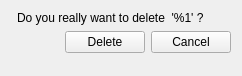
<?xml version="1.0" encoding="UTF-8"?>
<ui version="4.0">
 <class>category_delete_form</class>
 <widget class="QWidget" name="category_delete_form">
  <property name="windowModality">
   <enum>Qt::ApplicationModal</enum>
  </property>
  <property name="geometry">
   <rect>
    <x>0</x>
    <y>0</y>
    <width>242</width>
    <height>76</height>
   </rect>
  </property>
  <property name="windowTitle">
   <string>Delete category</string>
  </property>
  <property name="windowIcon">
   <iconset resource="../configurator.qrc">
    <normaloff>:/images/folders.png</normaloff>:/images/folders.png</iconset>
  </property>
  <property name="id" stdset="0">
   <string/>
  </property>
  <layout class="QFormLayout" name="formLayout">
   <property name="fieldGrowthPolicy">
    <enum>QFormLayout::AllNonFixedFieldsGrow</enum>
   </property>
   <item row="2" column="1">
    <widget class="QLabel" name="label_2">
     <property name="text">
      <string>Do you really want to delete  '%1' ?</string>
     </property>
     <property name="action" stdset="0">
      <string>CategoryRequest category {id={main.id}}</string>
     </property>
     <property name="answer" stdset="0">
      <string>Category category {id={?}; parentID={?}; name{{1}}; description{{?}}}</string>
     </property>
    </widget>
   </item>
   <item row="3" column="1">
    <layout class="QHBoxLayout" name="horizontalLayout_2">
     <item>
      <spacer name="horizontalSpacer">
       <property name="orientation">
        <enum>Qt::Horizontal</enum>
       </property>
       <property name="sizeHint" stdset="0">
        <size>
         <width>40</width>
         <height>20</height>
        </size>
       </property>
      </spacer>
     </item>
     <item>
      <widget class="QPushButton" name="delete_2">
       <property name="text">
        <string>Delete</string>
       </property>
       <property name="action" stdset="0">
        <string notr="true">deleteCategory category {id={main.id}}</string>
       </property>
       <property name="datasignal:clicked" stdset="0">
        <string notr="true">categories</string>
       </property>
       <property name="form" stdset="0">
        <string>_CLOSE_</string>
       </property>
      </widget>
     </item>
     <item>
      <widget class="QPushButton" name="cancel">
       <property name="text">
        <string>Cancel</string>
       </property>
       <property name="form" stdset="0">
        <string notr="true">_CLOSE_</string>
       </property>
      </widget>
     </item>
    </layout>
   </item>
  </layout>
 </widget>
 <tabstops>
  <tabstop>delete_2</tabstop>
  <tabstop>cancel</tabstop>
 </tabstops>
 <resources>
  <include location="../configurator.qrc"/>
  <include location="../configurator.qrc"/>
 </resources>
 <connections/>
</ui>
